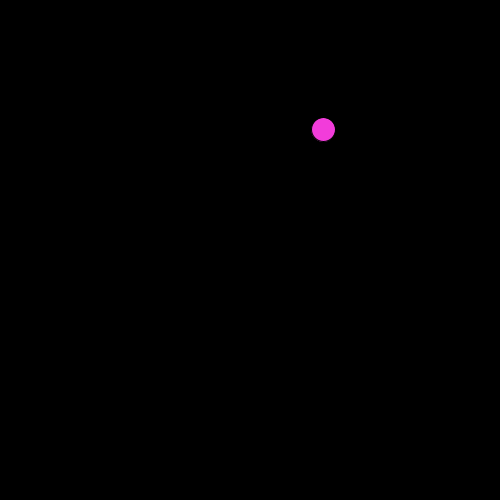
Frame 1 (no input)
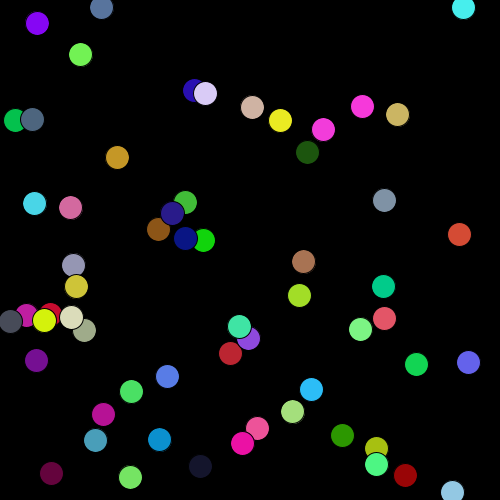
Frame 60 (the mouse pressed at the canvas centre just before this capture)
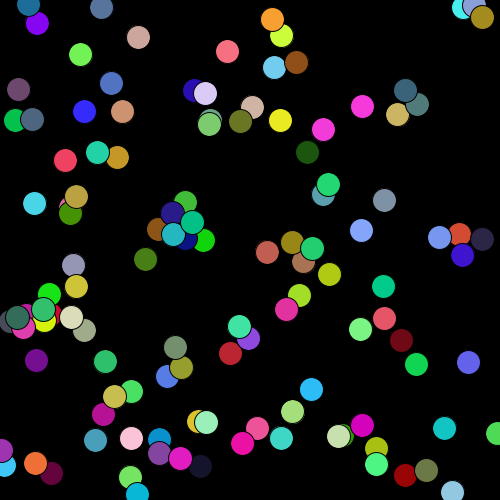
Frame 120 (the mouse held since frame 60 and released just before this capture)

The Processing sketch that drew these frames (run headless with seeded random() and noise(); from frame 60 on, the mouse is pressed at the canvas centre):

// Processing sketch: randomcircles
// ── randomcircles.pde
float circleX;
float circleY;
float a,b,c;

void setup(){
  size(500,500);
  background (0);
}

void draw(){
  
  circleX =random (width); //between 0 & width
  circleY = random(height);
  a = random (255);
  b = random (255);
  c = random (255);
  
  //drawing
  fill(a,b,c);
  ellipse(circleX, circleY, 24, 24);
}
